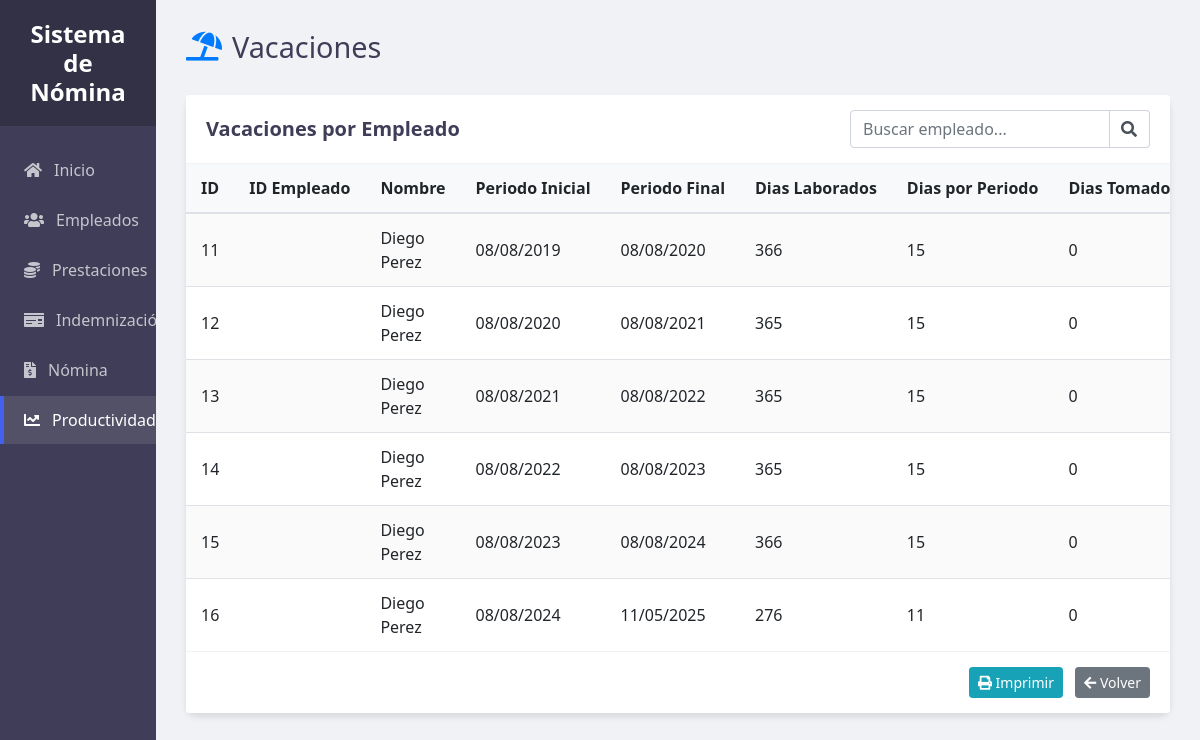
/ProyectoNomina/index.php?controller=vacaciones&action=ver&id=4, run on the app's committed database.
### tables this page shows
CREATE TABLE `periodosvacaciones` (
  `ID` int(11) NOT NULL AUTO_INCREMENT,
  `ID_Emp` int(11) NOT NULL,
  `PeriodoInicial` date NOT NULL,
  `PeriodoFinal` date NOT NULL,
  `DiasLaborados` int(11) NOT NULL,
  `CantDias` decimal(10,2) NOT NULL,
  `DiasTomados` decimal(10,2) DEFAULT 0.00,
  `DiasPendientes` decimal(10,2) GENERATED ALWAYS AS (`CantDias` - `DiasTomados`) VIRTUAL,
  PRIMARY KEY (`ID`),
  KEY `ID_Emp` (`ID_Emp`),
  CONSTRAINT `periodosvacaciones_ibfk_1` FOREIGN KEY (`ID_Emp`) REFERENCES `empleado` (`ID_Emp`)
);

### ProyectoNomina/Controllers/VacacionesController.php (called while the page is built, shortened)
<?php
class VacacionesController {
    private $vacaciones;
    public function __construct() {
        $db = db::conectar();
        $this->vacaciones = new Vacaciones($db);
    }
    public function ver() {
        $id = $_GET['id'] ?? null;
        if ($id && is_numeric($id)) {
            $this->vacaciones->actualizarPeriodosVacaciones($id);
            $vacaciones = $this->vacaciones->obtenerPeriodosVacaciones($id);
        } else {
            $vacaciones = [];
        }
        include 'Views/Vacaciones/Ver.php';
    }
}
?>

### ProyectoNomina/Models/VacacionesModelo.php (called while the page is built, shortened)
<?php
class Vacaciones {
    private $conn;
    public function __construct($db) {
        $this->conn = $db;
    }
    public function obtenerPeriodosVacaciones($Id) {
        try {
            $query = "CALL spObtenerPeriodosVacaciones_ID(?)";
            $stmt = $this->conn->prepare($query);
            $stmt->execute([$Id]);
            return $stmt->fetchAll(PDO::FETCH_ASSOC);
        } catch (PDOException $e) {
            error_log("Error al obtener periodos: " . $e->getMessage());
            return [];
        }
    }
}

### ProyectoNomina/Views/Vacaciones/Ver.php (the view, shortened to what this page needs)
<!DOCTYPE html>
<html lang="en">
<head>
    <link rel="stylesheet" href="https://cdn.jsdelivr.net/npm/bootstrap@4.6.2/dist/css/bootstrap.min.css">
    <link rel="stylesheet" href="https://cdnjs.cloudflare.com/ajax/libs/font-awesome/5.15.4/css/all.min.css">
    <link rel="stylesheet" href="Public/CSS/styleVer.css">
</head>
<body>
    <div class="sidebar">
        <div class="sidebar-header">
            <h3>Sistema de Nómina</h3>
        </div>
        <ul class="sidebar-menu">
            <li><a href="index.php"><i class="fas fa-home"></i> Inicio</a></li>
            <li><a href="index.php?controller=empleado&action=ver"><i class="fas fa-users"></i> Empleados</a></li>
            <li><a href="index.php?controller=prestacion&action=ver"><i class="fas fa-coins"></i> Prestaciones</a></li>
            <li><a href="index.php?controller=indemnizacion&action=ver"><i class="fas fa-money-check"></i> Indemnización</a></li>
            <li><a href="index.php?controller=nomina&action=ver"><i class="fas fa-file-invoice-dollar"></i> Nómina</a></li>
            <li><a href="index.php?controller=productividad&action=ver" class="active"><i class="fas fa-chart-line"></i> Productividad</a></li>
        </ul>
    </div>
    <div class="main-content">
        <div class="content-container">
            <div class="header">
                <div class="header-title">
                    <h1><i class="fas fa-umbrella-beach text-primary"></i> Vacaciones</h1>
                </div>
            </div>
            <div class="card">
                <div class="card-header bg-white">
                    <div class="row align-items-center">
                        <div class="col-md-6">
                            <h5 class="mb-0">Vacaciones por Empleado</h5>
                        </div>
                        <div class="col-md-6">
                            <div class="input-group search-box">
                                <input type="text" id="searchInput" class="form-control" placeholder="Buscar empleado...">
                                <div class="input-group-append">
                                    <span class="input-group-text"><i class="fas fa-search"></i></span>
                                </div>
                            </div>
                        </div>
                    </div>
                </div>
                <div class="card-body p-0">
                    <?php if (empty($vacaciones)): ?>
                        <div class="alert alert-info m-3">
                            <i class="fas fa-info-circle"></i> No hay vacaciones registradas en el sistema.
                        </div>
                    <?php else: ?>
                        <div class="table-container">
                            <table class="table table-striped table-hover" id="employeeTable">
                                <thead>
                                    <tr>
                                        <th>ID</th>
                                        <th>ID Empleado</th>
                                        <th>Nombre</th>
                                        <th>Periodo Inicial</th>
                                        <th>Periodo Final</th>
                                        <th>Dias Laborados</th>
                                        <th>Dias por Periodo</th>
                                        <th>Dias Tomados</th>
                                    </tr>
                                </thead>
                                <tbody>
                                    <?php foreach ($vacaciones as $vac): ?>
                                        <tr>
                                            <td><?php echo $vac['ID'];?></td>
                                            <td><?php echo $vac['ID_Emp'];?></td>
                                            <td><?php echo $vac['Nombre'];?></td>
                                            <td><?php echo date('d/m/Y', strtotime($vac['PeriodoInicial'])); ?></td>
                                            <td><?php echo date('d/m/Y', strtotime($vac['PeriodoFinal'])); ?></td>
                                            <td><?php echo number_format($vac['DiasLaborados'], 0); ?></td>
                                            <td><?php echo number_format($vac['CantDias'], 0); ?></td>
                                            <td><?php echo number_format($vac['DiasTomados'], 0); ?></td>
                                        </tr>
                                    <?php endforeach; ?>
                                </tbody>
                            </table>
                        </div>
                    <?php endif; ?>
                </div>
                <div class="card-footer bg-white">
                    <div class="row">
                        <div class="col text-right">
                            <button type="button" class="btn btn-info btn-sm mr-2" onclick="window.print()">
                                <i class="fas fa-print"></i> Imprimir
                            </button>
                            <a href="index.php?controller=prestacion&action=ver" class="btn btn-secondary btn-sm">
                                <i class="fas fa-arrow-left"></i> Volver
                            </a>
                        </div>
                    </div>
                </div>
            </div>
        </div>
    </div>
</body>
</html>

### ProyectoNomina/Public/CSS/styleVer.css (style rules this page uses)
:root { --primary: #4361ee; --secondary: hsl(245, 17%, 29%); --success: #23a359; --danger: #e74c3c; --light: #f8f9fa; --dark: #343a40; --gray: #6c757d; --sidebar-width: 13%; }
body { margin: 0; padding: 0; font-family: 'Segoe UI', Roboto, 'Helvetica Neue', Arial, sans-serif; background-color: #f0f2f5; display: flex; min-height: 100vh; overflow: hidden; }
.sidebar { width: var(--sidebar-width); background-color: var(--secondary); color: white; position: fixed; height: 100vh; overflow-y: auto; z-index: 100; }
.sidebar-header { padding: 20px; background-color: rgba(0, 0, 0, 0.2); text-align: center; }
.sidebar-header h3 { margin: 0; font-size: 1.5rem; font-weight: 600; }
.sidebar-menu { list-style: none; padding: 0; margin: 20px 0; }
.sidebar-menu li { margin-bottom: 2px; }
.sidebar-menu a { display: flex; align-items: center; padding: 12px 20px; color: rgba(255, 255, 255, 0.7); text-decoration: none; transition: all 0.3s; border-left: 4px solid transparent; }
.sidebar-menu a:hover, .sidebar-menu a.active { background-color: rgba(255, 255, 255, 0.1); color: white; border-left-color: var(--primary); }
.sidebar-menu i { margin-right: 12px; }
.main-content { flex: 1; margin-left: var(--sidebar-width); height: 100vh; overflow-y: auto; }
.content-container { padding: 30px; max-width: 1800px; margin: 0 auto; }
.header { display: flex; justify-content: space-between; align-items: center; margin-bottom: 30px; }
.header-title h1 { margin: 0; font-size: 1.8rem; color: var(--secondary); display: flex; align-items: center; }
.header-title h1 i { margin-right: 10px; }
.card { border: none; border-radius: 10px; box-shadow: 0 4px 6px rgba(0, 0, 0, 0.1); margin-bottom: 30px; background-color: white; }
.card-header { padding: 15px 20px; border-bottom: 1px solid rgba(0, 0, 0, 0.05); }
.card-header h5 { font-weight: 600; color: var(--secondary); }
.table-container { max-height: calc(100vh - 250px); overflow-y: auto; overflow-x: auto; }
.table { margin-bottom: 0; width: 100%; }
.table thead th { position: sticky; top: 0; background-color: #f8f9fa; z-index: 10; font-weight: 600; border-top: none; border-bottom: 2px solid #dee2e6; padding: 12px 15px; white-space: nowrap; }
.table td { padding: 12px 15px; vertical-align: middle; }
.table-striped tbody tr:nth-of-type(odd) { background-color: rgba(0, 0, 0, 0.02); }
.card-footer { background-color: white; border-top: 1px solid rgba(0, 0, 0, 0.05); padding: 15px 20px; }
.search-box { max-width: 300px; margin-left: auto; }
.search-box .form-control { border-top-right-radius: 0; border-bottom-right-radius: 0; }
.search-box .input-group-text { background-color: white; border-left: none; }

### data on the page
periodosvacaciones: ID "11", Nombre "Diego Perez", PeriodoInicial "08/08/2019", PeriodoFinal "08/08/2020", DiasLaborados "366", CantDias "15", DiasTomados "0"
periodosvacaciones: ID "12", Nombre "Diego Perez", PeriodoInicial "08/08/2020", PeriodoFinal "08/08/2021", DiasLaborados "365", CantDias "15", DiasTomados "0"
periodosvacaciones: ID "13", Nombre "Diego Perez", PeriodoInicial "08/08/2021", PeriodoFinal "08/08/2022", DiasLaborados "365", CantDias "15", DiasTomados "0"
periodosvacaciones: ID "14", Nombre "Diego Perez", PeriodoInicial "08/08/2022", PeriodoFinal "08/08/2023", DiasLaborados "365", CantDias "15", DiasTomados "0"
periodosvacaciones: ID "15", Nombre "Diego Perez", PeriodoInicial "08/08/2023", PeriodoFinal "08/08/2024", DiasLaborados "366", CantDias "15", DiasTomados "0"
periodosvacaciones: ID "16", Nombre "Diego Perez", PeriodoInicial "08/08/2024", PeriodoFinal "11/05/2025", DiasLaborados "276", CantDias "11", DiasTomados "0"
